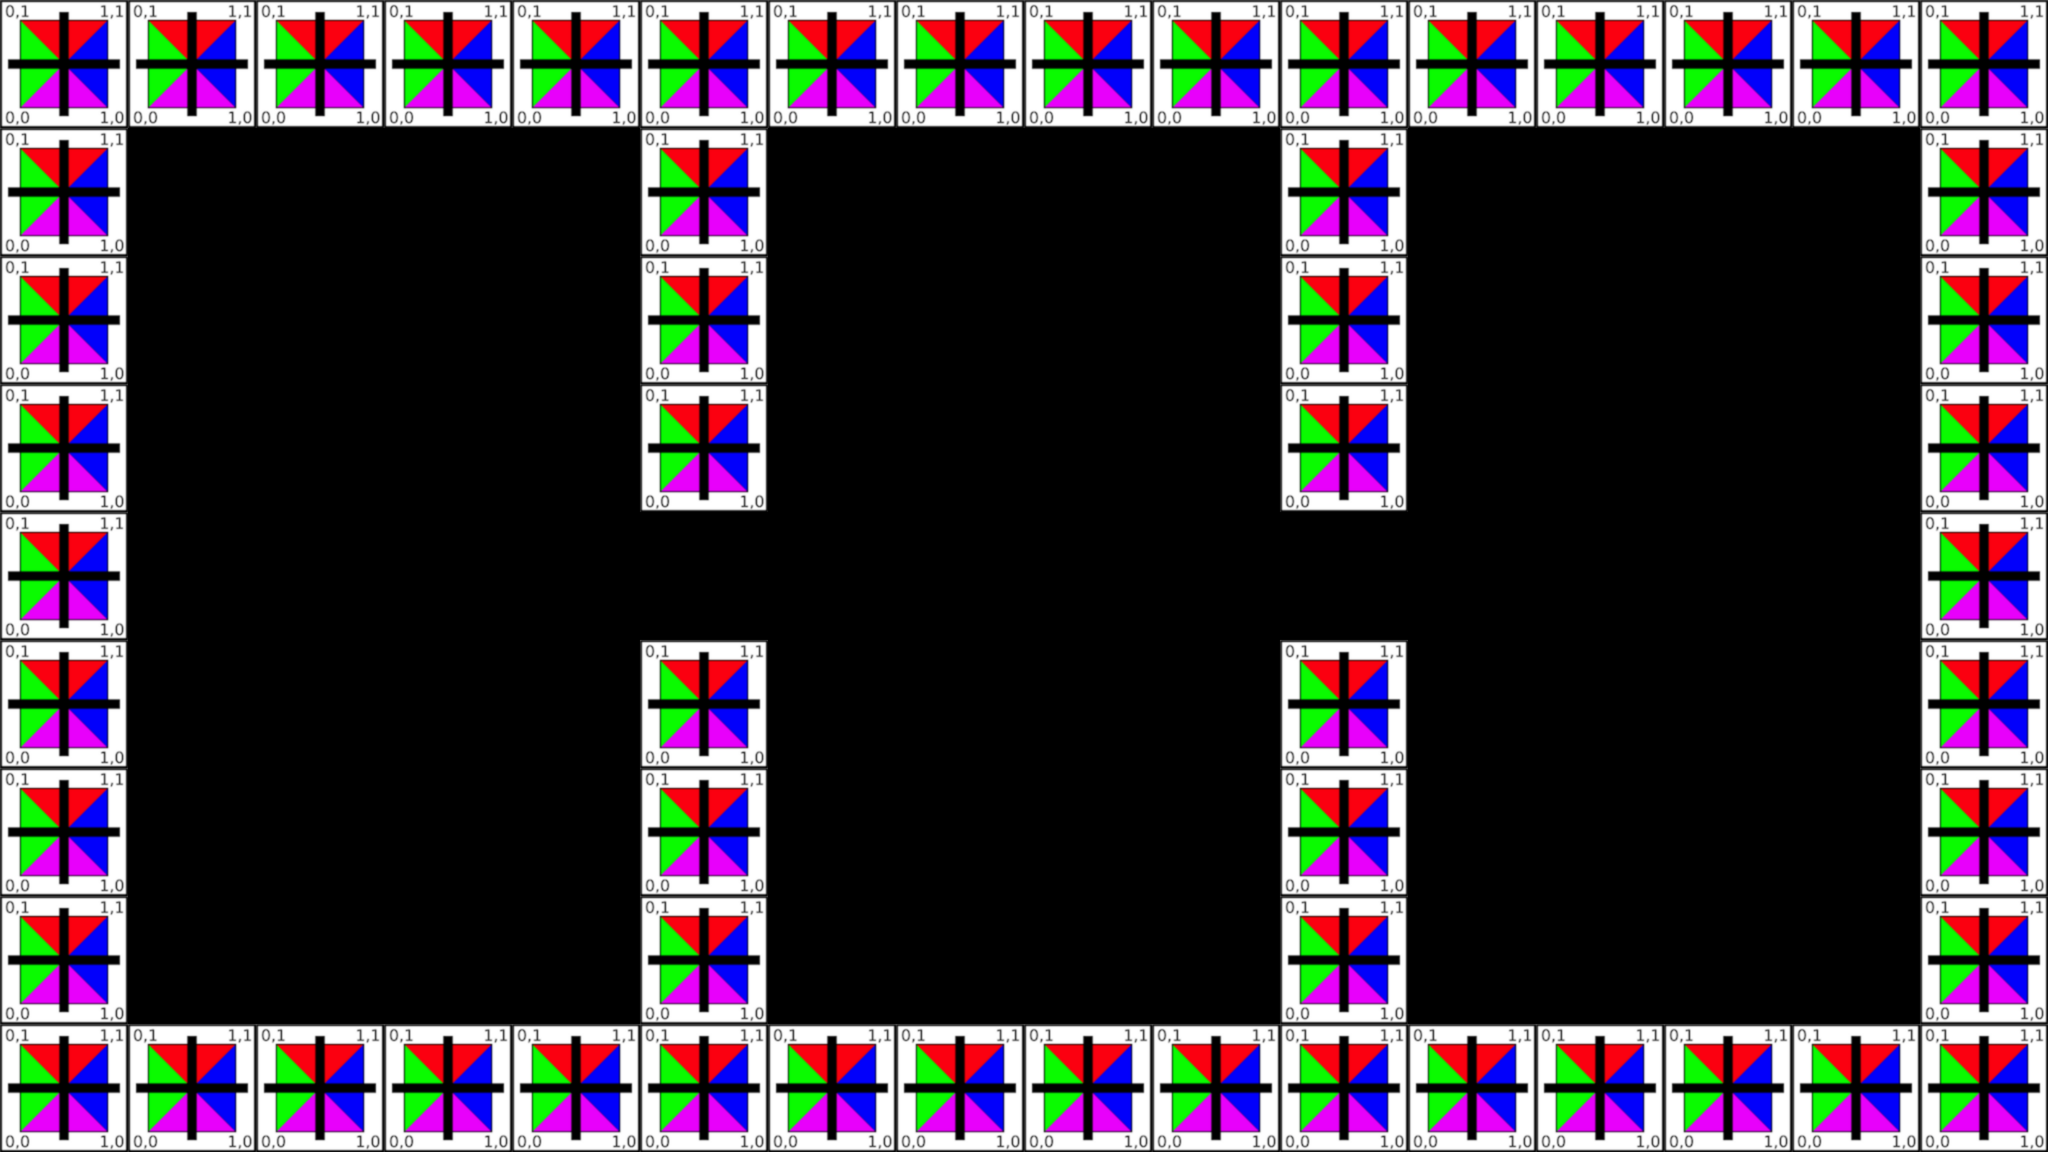

A 2D game scene composited from a Tiled map and its tileset images. What follows is a short description and the map's XML, with every tile layer's data as written:
An orthogonal 16x9 tile map with 256x256 px tiles, 1 tile layer (walls) and 1 object (player).

<map version="1.10" tiledversion="1.11.2" orientation="orthogonal" renderorder="right-down" width="16" height="9" tilewidth="256" tileheight="256" infinite="0" nextlayerid="3" nextobjectid="6">
 <tileset firstgid="1" source="test.tsx" />
 <layer id="1" name="walls" width="16" height="9">
  <data encoding="csv">
1,1,1,1,1,1,1,1,1,1,1,1,1,1,1,1,
1,0,0,0,0,1,0,0,0,0,1,0,0,0,0,1,
1,0,0,0,0,1,0,0,0,0,1,0,0,0,0,1,
1,0,0,0,0,1,0,0,0,0,1,0,0,0,0,1,
1,0,0,0,0,0,0,0,0,0,0,0,0,0,0,1,
1,0,0,0,0,1,0,0,0,0,1,0,0,0,0,1,
1,0,0,0,0,1,0,0,0,0,1,0,0,0,0,1,
1,0,0,0,0,1,0,0,0,0,1,0,0,0,0,1,
1,1,1,1,1,1,1,1,1,1,1,1,1,1,1,1
</data>
 </layer>
 <objectgroup id="2" name="player">
  <object id="2" name="player" x="313.686" y="1166.91" width="129.783" height="0.749158">
   <text wrap="1">Hello World</text>
  </object>
 </objectgroup>
</map>